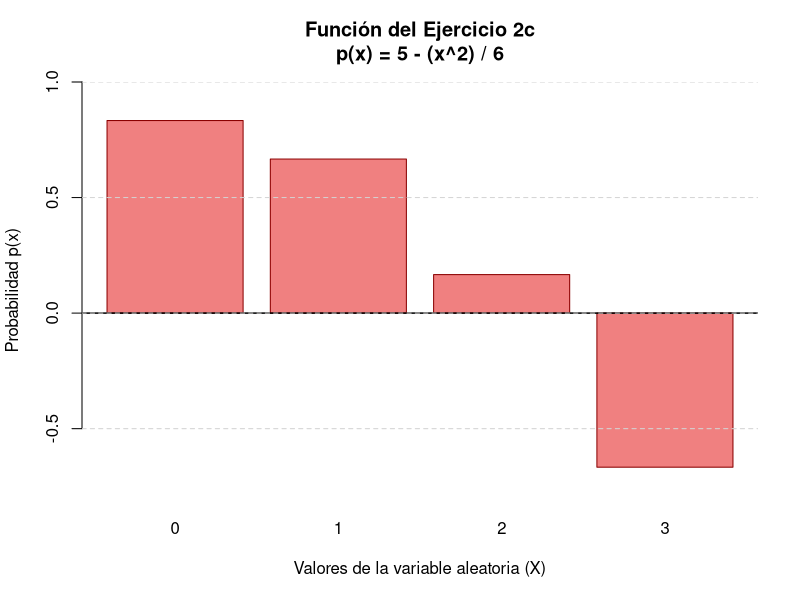

Here is the R script that generated this plot:
# ==========================================================
# GRAFICANDO EL INCISO 2C
# ==========================================================

# Paso 1: Definimos los valores de X (del 0 al 3)
x <- c(0, 1, 2, 3)

# Paso 2: Calculamos los valores con la fórmula p(x) = 5 - (x^2) / 6
px <- (5 - (x * x)) / 6

# Paso 3: Hacemos el gráfico de barras
barplot(
  height = px,                             
  names.arg = x,                           
  col = "lightcoral",                      # Le cambié el color a uno rojizo
  border = "darkred",                     
  main = "Función del Ejercicio 2c\np(x) = 5 - (x^2) / 6", # ¡Actualizamos el título!
  xlab = "Valores de la variable aleatoria (X)",        
  ylab = "Probabilidad p(x)",              
  ylim = c(-0.8, 1.0)                         # ¡Subimos el límite a 0.7 para que entre la barra de 0.64!
)
# Dibujamos una línea negra en Y = 0 para marcar el "piso" del gráfico
abline(h = 0, col = "black", lwd = 1.5)

# Paso 4: Añadimos una cuadrícula gris de fondo
grid(nx = NA, ny = NULL, lty = 2, col = "lightgray")
